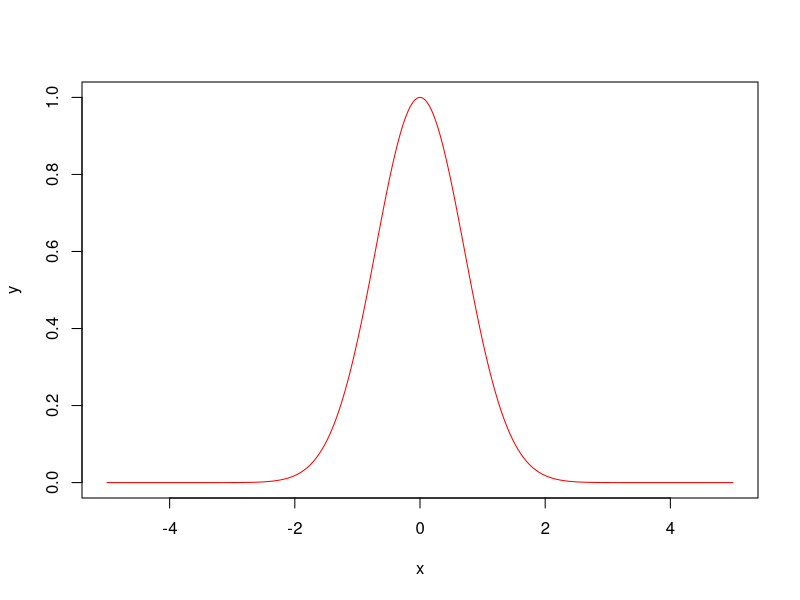
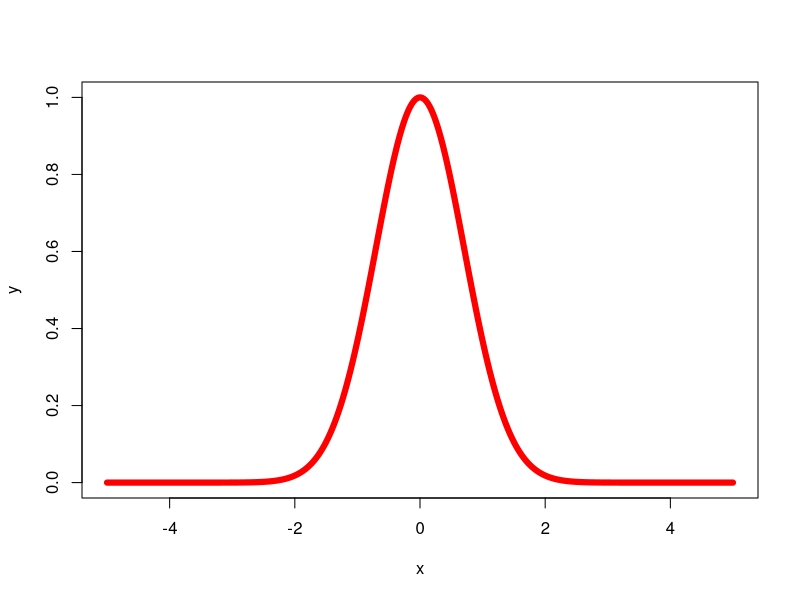
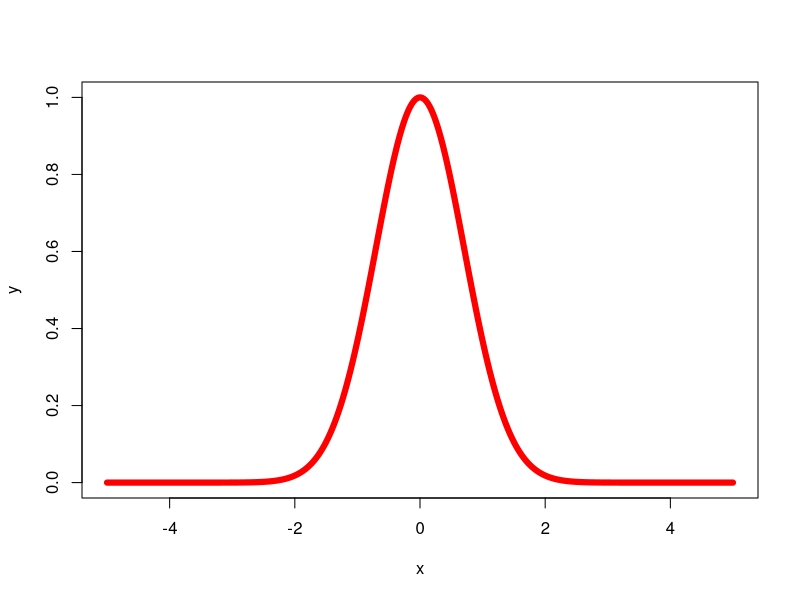
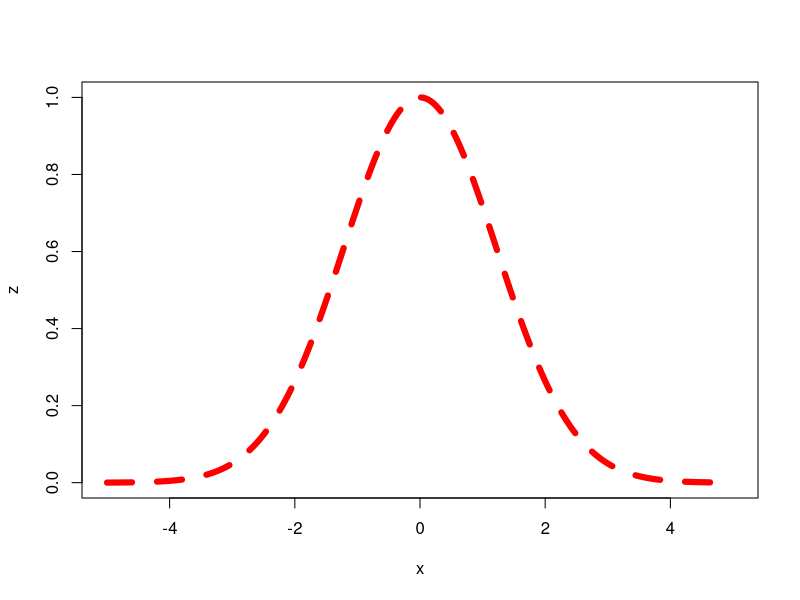
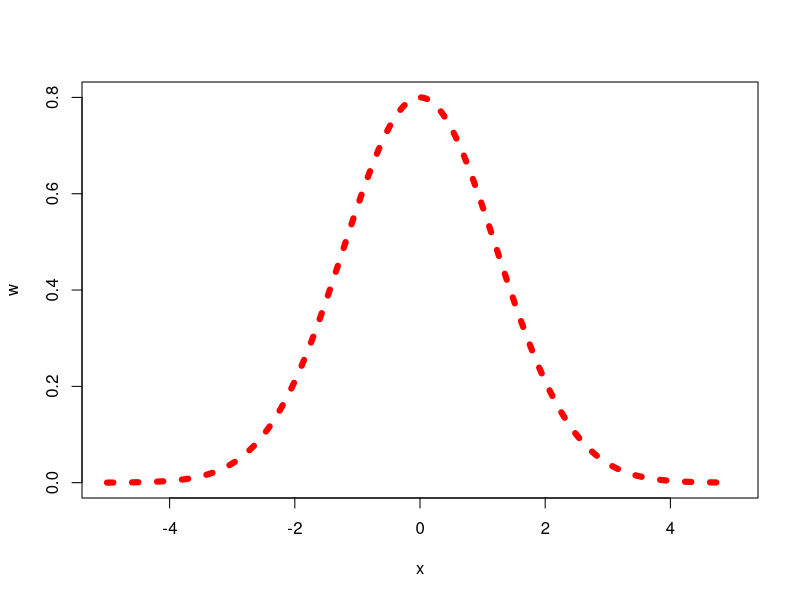
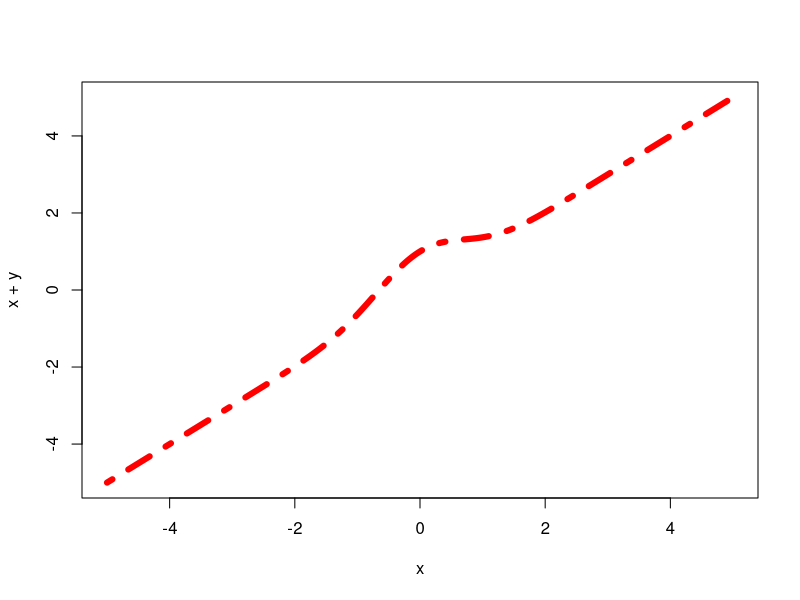
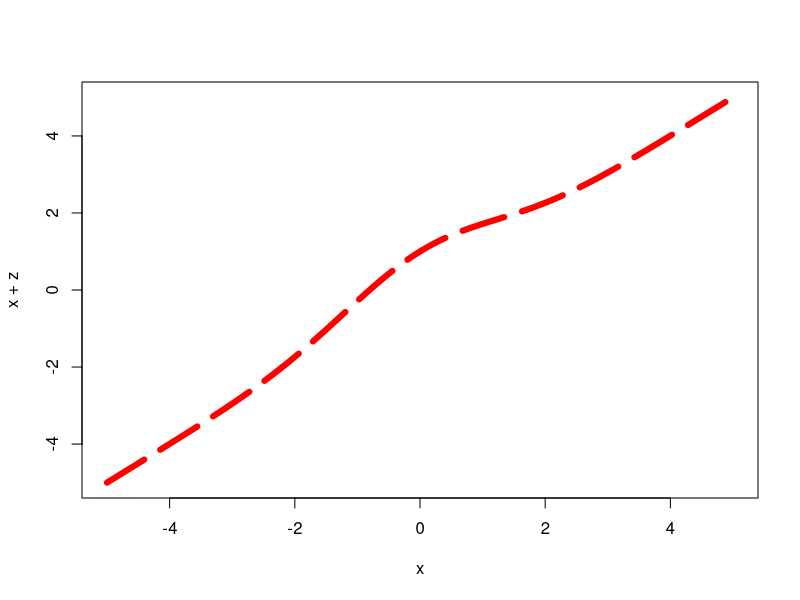
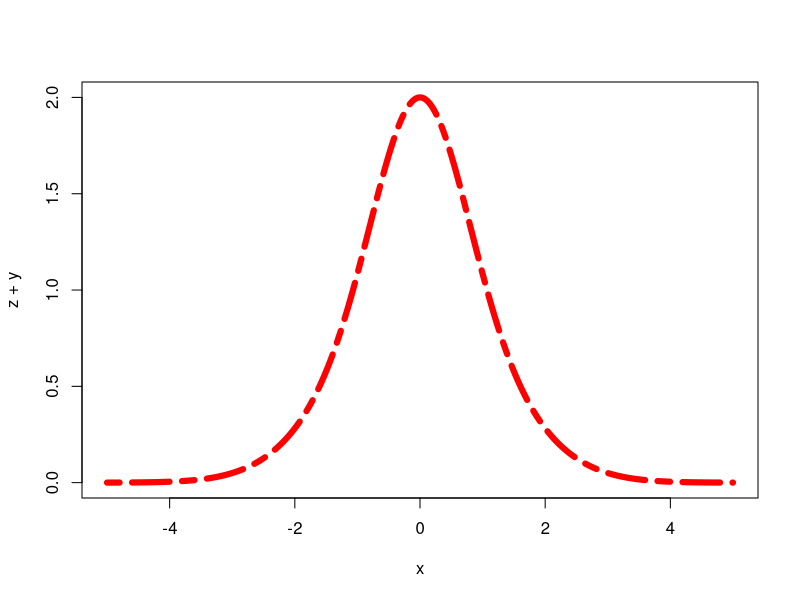

Recreate these plots in R, in order.
# lwd lty  #lines()
x <- seq(-5,5,0.01)
y <- exp(-x^2)
z <- exp(-x^2/3)
w <- 0.8*exp(-x^2/3) #igual a 0.8*z
plot(x,y,col='red',type = 'l')
plot(x,y,col='red',type = 'l',lwd=6)
plot(x,y,col='red',type = 'l',lwd=6,lty=1)
plot(x,z,col='red',type = 'l',lwd=6,lty=2)
plot(x,w,col='red',type = 'l',lwd=6,lty=3)
plot(x,x+y,col='red',type = 'l',lwd=6,lty=4)
plot(x,x+z,col='red',type = 'l',lwd=6,lty=5)
plot(x,z+y,col='red',type = 'l',lwd=6,lty=6)
plot(x,x*z,col='magenta',type = 'l',lwd=7,lty=3)
abline(h=0,v=0)
############################################
############################################
plot(x,y,col='red',type = 'l',lwd=6,lty=1)
lines(x,z,col='magenta',lwd=7,lty=3)
lines(x,w,col='blue',lwd=7,lty=3)
##############################################